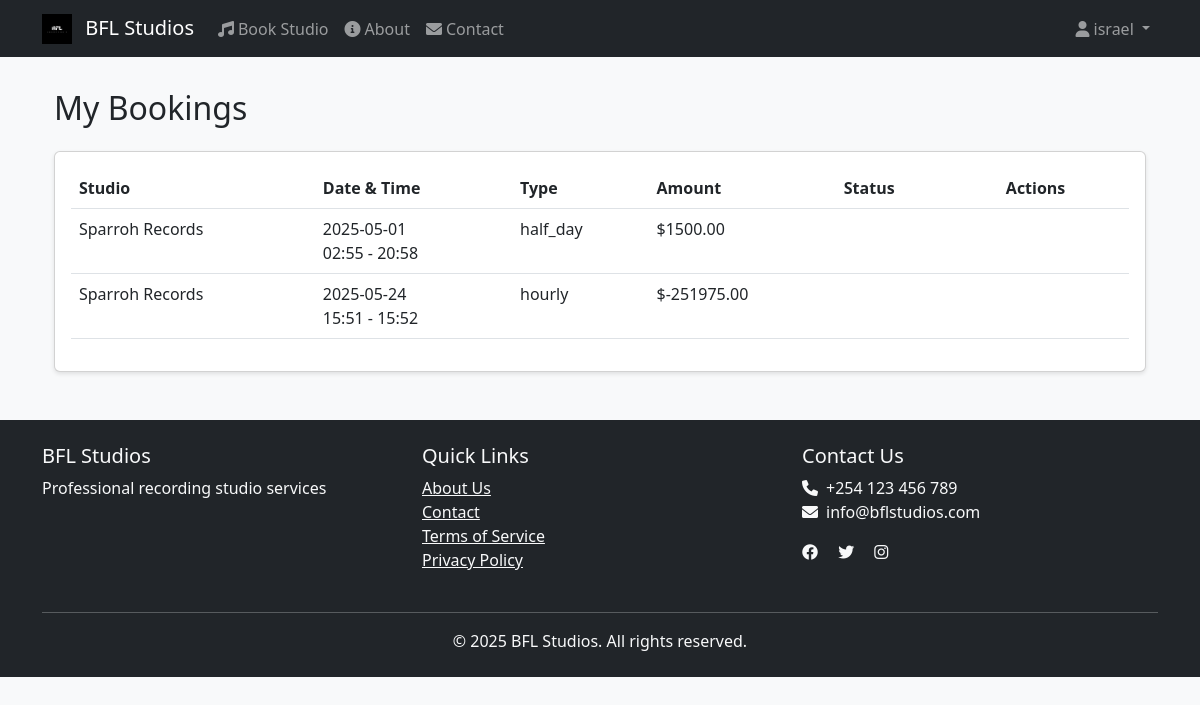
Screenshot of /user/bookings (signed in) with the database file from the repository.
### app/models/user.py (models this page shows, shortened)
class User(UserMixin, db.Model):
    id = db.Column(db.Integer, primary_key=True)
    email = db.Column(db.String(120), unique=True, nullable=False)
    password_hash = db.Column(db.String(255))
    first_name = db.Column(db.String(50))
    last_name = db.Column(db.String(50))
    phone = db.Column(db.String(20))
    profile_picture = db.Column(db.String(255))
    is_verified = db.Column(db.Boolean, default=False)
    two_factor_enabled = db.Column(db.Boolean, default=False)
    role = db.Column(db.String(20), default='user')
    created_at = db.Column(db.DateTime, default=datetime.utcnow)
    is_admin = db.Column(db.Boolean, default=False)

### app/models/booking.py (models this page shows)
class Booking(db.Model):
    id = db.Column(db.Integer, primary_key=True)
    user_id = db.Column(db.Integer, db.ForeignKey('user.id'), nullable=False)
    studio_id = db.Column(db.Integer, db.ForeignKey('studio.id'), nullable=False)
    start_time = db.Column(db.DateTime, nullable=False)
    end_time = db.Column(db.DateTime, nullable=False)
    booking_type = db.Column(db.String(20))  # hourly/half-day/full-day
    status = db.Column(db.String(20), default='pending')  # pending/confirmed/cancelled
    total_amount = db.Column(db.Float)
    payment_status = db.Column(db.String(20), default='pending')
    created_at = db.Column(db.DateTime, default=datetime.utcnow)
    user = db.relationship('User', backref='bookings')
    studio = db.relationship('Studio', backref='bookings')

### app/models/studio.py (models this page shows)
class Studio(db.Model):
    id = db.Column(db.Integer, primary_key=True)
    name = db.Column(db.String(100))
    hourly_rate = db.Column(db.Float)
    half_day_rate = db.Column(db.Float)
    full_day_rate = db.Column(db.Float)
    description = db.Column(db.Text)
    equipment = db.Column(db.Text)
    is_available = db.Column(db.Boolean, default=True)

### app/routes/user.py (the view)
@bp.route('/bookings')
@login_required
def bookings():
    all_bookings = Booking.query.filter_by(user_id=current_user.id).order_by(Booking.created_at.desc()).all()
    return render_template('user/bookings.html', bookings=all_bookings)

### app/__init__.py (called while the page is built)
@login_manager.user_loader
def load_user(user_id):
    from app.models import User
    return User.query.get(int(user_id))

def create_app():
    app = Flask(__name__)
    app.config.from_object(Config)
    @app.context_processor
    def utility_processor():
        return {
            'current_year': datetime.now().year
        }
    db.init_app(app)
    login_manager.init_app(app)
    mail.init_app(app)
    migrate.init_app(app, db)
    login_manager.login_view = 'auth.login'
    login_manager.login_message_category = 'info'
    from .routes import auth, booking, admin, user,main,payment
    app.register_blueprint(main.bp)
    app.register_blueprint(auth.bp)
    app.register_blueprint(booking.bp)
    app.register_blueprint(admin.bp)
    app.register_blueprint(payment.bp)
    app.register_blueprint(user.bp)
    return app

### app/templates/user/bookings.html (shortened to what this page needs)
{% extends "base.html" %}
{% block content %}
<div class="container">
    <h2 class="mb-4">My Bookings</h2>
    <div class="card">
        <div class="card-body">
            <div class="table-responsive">
                <table class="table">
                    <thead>
                        <tr>
                            <th>Studio</th>
                            <th>Date & Time</th>
                            <th>Type</th>
                            <th>Amount</th>
                            <th>Status</th>
                            <th>Actions</th>
                        </tr>
                    </thead>
                    <tbody>
                        {% for booking in bookings %}
                        <tr>
                            <td>{{ booking.studio.name }}</td>
                            <td>
                                {{ booking.start_time.strftime('%Y-%m-%d') }}<br>
                                {{ booking.start_time.strftime('%H:%M') }} - {{ booking.end_time.strftime('%H:%M') }}
                            </td>
                            <td>{{ booking.booking_type }}</td>
                            <td>${{ "%.2f"|format(booking.total_amount) }}</td>
                            <td><span class="badge bg-{{ booking.status }}">{{ booking.status }}</span></td>
                            <td>
                            </td>
                        </tr>
                        {% endfor %}
                    </tbody>
                </table>
            </div>
        </div>
    </div>
</div>
{% endblock %}

### app/templates/base.html (shortened to what this page needs)
<!DOCTYPE html>
<html lang="en">
<head>
    <link href="https://cdn.jsdelivr.net/npm/bootstrap@5.3.0/dist/css/bootstrap.min.css" rel="stylesheet">
    <link href="https://cdnjs.cloudflare.com/ajax/libs/font-awesome/6.0.0/css/all.min.css" rel="stylesheet">
    <link rel="stylesheet" href="{{ url_for('static', filename='css/style.css') }}">
</head>
<body>
    <nav class="navbar navbar-expand-lg navbar-dark bg-dark">
        <div class="container">
            <a class="navbar-brand" href="{{ url_for('main.index') }}">
                <img src="{{ url_for('static', filename='images/logo.png') }}" alt="BFL Studios" height="30" class="d-inline-block align-text-top me-2">
                BFL Studios
            </a>
            <div class="collapse navbar-collapse" id="navbarNav">
                <ul class="navbar-nav me-auto">
                    <li class="nav-item">
                        <a class="nav-link" href="{{ url_for('booking.studios') }}">
                            <i class="fas fa-music me-1"></i>Book Studio
                        </a>
                    </li>
                    <li class="nav-item">
                        <a class="nav-link" href="{{ url_for('main.about') }}">
                            <i class="fas fa-info-circle me-1"></i>About
                        </a>
                    </li>
                    <li class="nav-item">
                        <a class="nav-link" href="{{ url_for('main.contact') }}">
                            <i class="fas fa-envelope me-1"></i>Contact
                        </a>
                    </li>
                </ul>
                <ul class="navbar-nav">
                    {% if current_user.is_authenticated %}
                        <li class="nav-item dropdown">
                            <a class="nav-link dropdown-toggle" href="#" id="userDropdown" role="button" data-bs-toggle="dropdown">
                                <i class="fas fa-user me-1"></i>{{ current_user.first_name }}
                            </a>
                        </li>
                    {% endif %}
                </ul>
            </div>
        </div>
    </nav>
    <main class="container mt-4">
        {% block content %}{% endblock %}
    </main>
    <footer class="bg-dark text-light mt-5 py-4">
        <div class="container">
            <div class="row">
                <div class="col-md-4">
                    <h5>BFL Studios</h5>
                    <p>Professional recording studio services</p>
                </div>
                <div class="col-md-4">
                    <h5>Quick Links</h5>
                    <ul class="list-unstyled">
                        <li><a href="{{ url_for('main.about') }}" class="text-light">About Us</a></li>
                        <li><a href="{{ url_for('main.contact') }}" class="text-light">Contact</a></li>
                        <li><a href="{{ url_for('main.about') }}" class="text-light">Terms of Service</a></li>
                        <li><a href="{{ url_for('main.contact') }}" class="text-light">Privacy Policy</a></li>
                    </ul>
                </div>
                <div class="col-md-4">
                    <h5>Contact Us</h5>
                    <p>
                        <i class="fas fa-phone me-2"></i>+254 123 456 789<br>
                        <i class="fas fa-envelope me-2"></i>info@bflstudios.com
                    </p>
                    <div class="social-links">
                        <a href="#" class="text-light me-3"><i class="fab fa-facebook"></i></a>
                        <a href="#" class="text-light me-3"><i class="fab fa-twitter"></i></a>
                        <a href="#" class="text-light me-3"><i class="fab fa-instagram"></i></a>
                    </div>
                </div>
            </div>
            <hr class="mt-4">
            <div class="text-center">
                <p class="mb-0">&copy; {{  current_year }} BFL Studios. All rights reserved.</p>
            </div>
        </div>
    </footer>
</body>
</html>

### app/static/css/style.css (style rules this page uses)
body { background-color: #f8f9fa; }
.navbar { margin-bottom: 2rem; }
.card { box-shadow: 0 2px 4px rgba(0,0,0,0.1); margin-bottom: 1.5rem; }

### rows the page displays
User: first_name "israel"
Booking: studio.name "Sparroh Records", start_time "2025-05-01", start_time "02:55", end_time "20:58", booking_type "half_day", total_amount "1500.00"
Booking: studio.name "Sparroh Records", start_time "2025-05-24", start_time "15:51", end_time "15:52", booking_type "hourly", total_amount "-251975.00"
